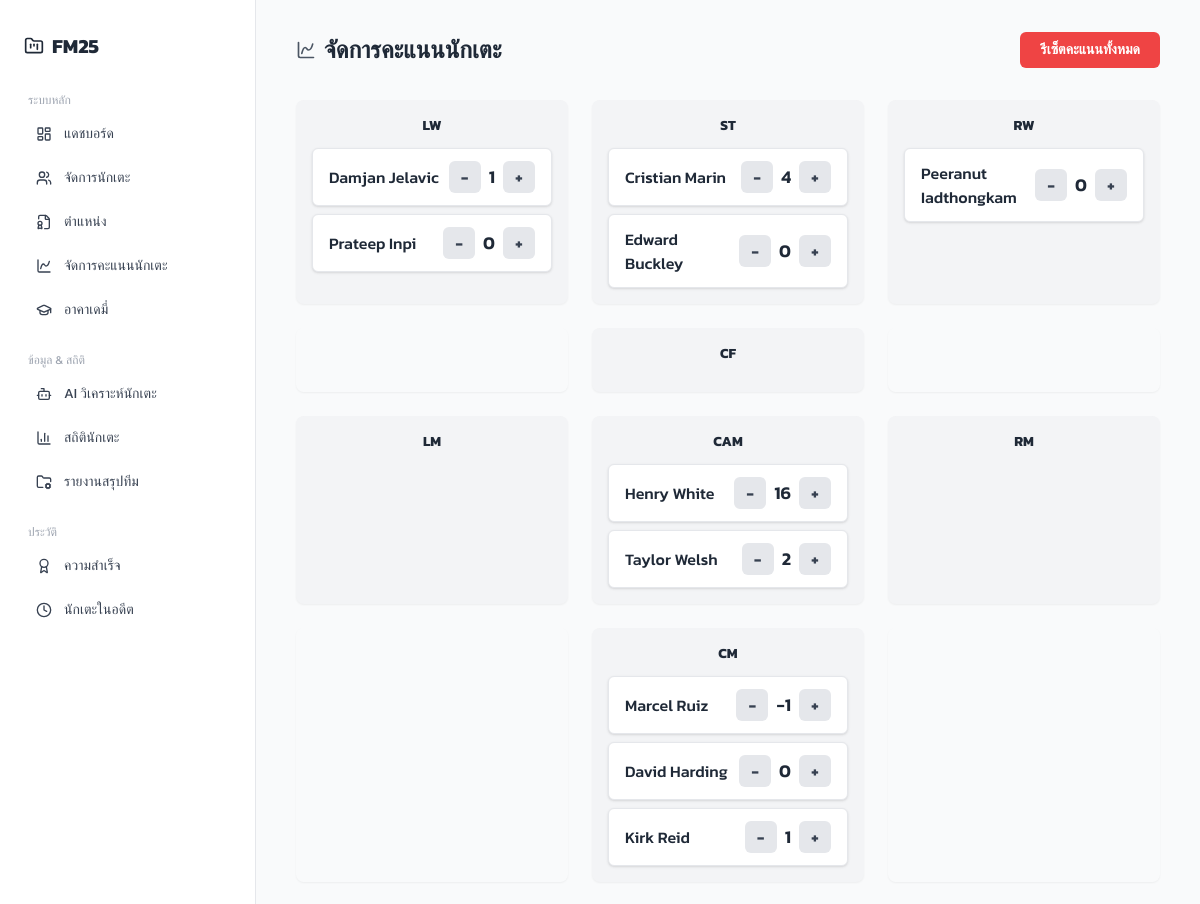
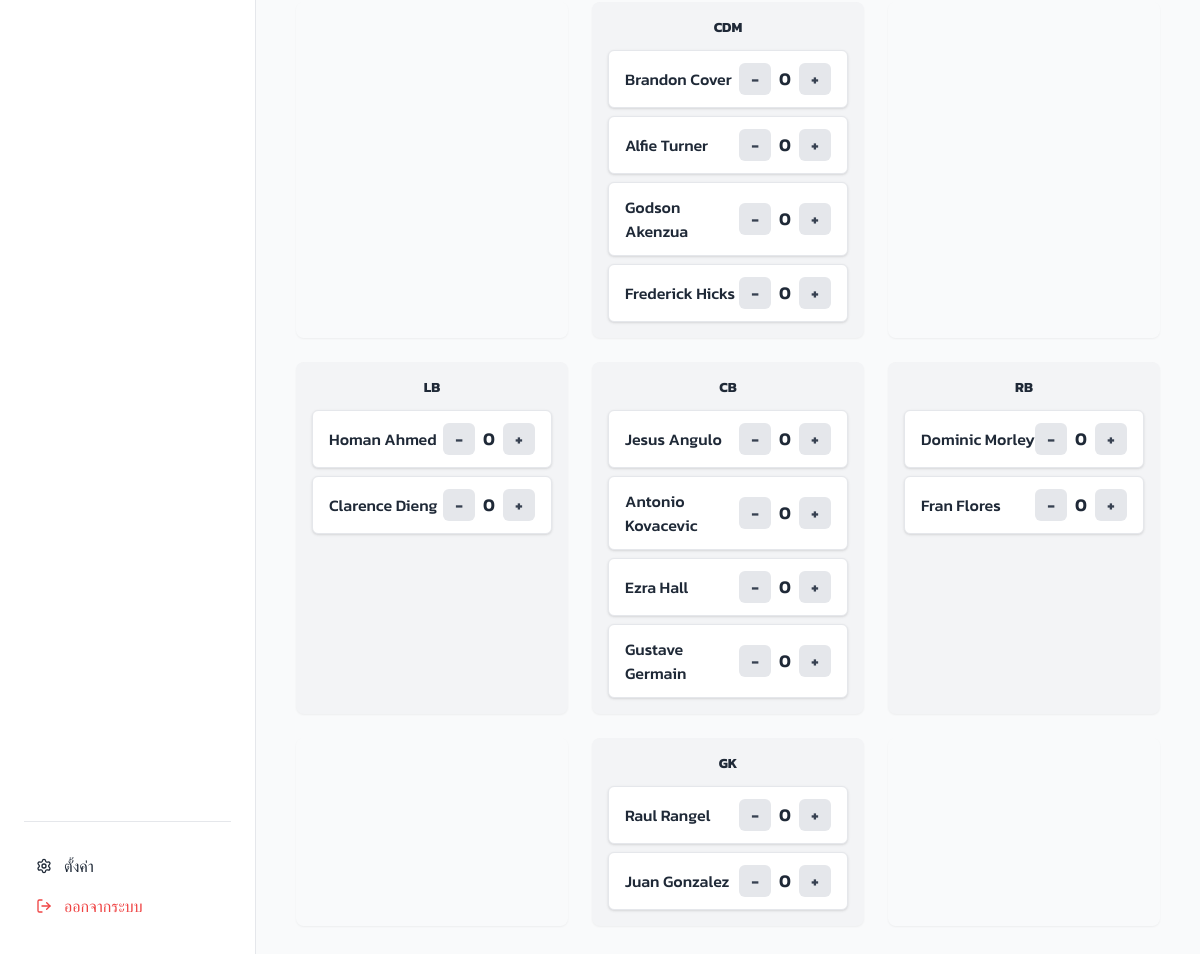
The app's page /pages/stats.php (signed in) with its own data (2 pictures, top to bottom).
### tables this page shows
CREATE TABLE `players` (
  `player_id` int(11) NOT NULL,
  `user_id` int(11) NOT NULL,
  `name` varchar(100) NOT NULL,
  `role` enum('crucial','important','rotation','sporadic','prospect') DEFAULT NULL,
  `position` enum('st','cf','lw','rw','lm','rm','cam','cm','cdm','cb','lb','rb','gk') DEFAULT NULL,
  `jersey_number` int(11) DEFAULT NULL,
  `status` enum('no','sell','for_loan','on_loan','in_loan') DEFAULT 'no',
  `injured` int(11) NOT NULL DEFAULT 0,
  `injured_count` int(11) DEFAULT 0,
  `performance_score` int(11) NOT NULL DEFAULT 0,
  `score_change` enum('increase','decrease','neutral') DEFAULT 'neutral',
  `change_count` int(11) DEFAULT 0
);

### pages/stats.php (the view, shortened to what this page needs)
<?php
include "../includes/db_config.php";
$user_id = $_SESSION['user_id'];
if ($conn instanceof PDO) {
    $query = $conn->prepare("
        SELECT * FROM Players
        WHERE user_id = ? AND status != 'on_loan'
        ORDER BY FIELD(COALESCE(role, 'prospect'), 'crucial', 'important', 'rotation', 'sporadic', 'prospect'), name ASC
    ");
    $query->execute([$user_id]);
    $players = $query->fetchAll(PDO::FETCH_ASSOC);
}
$positions = [
    ['lw', 'st', 'rw'],
    ['', 'cf', ''],
    ['lm', 'cam', 'rm'],
    ['', 'cm', ''],
    ['', 'cdm', ''],
    ['lb', 'cb', 'rb'],
    ['', 'gk', '']
];
?>
<!DOCTYPE html>
<html lang="th">
<head>
    <script src="https://cdn.tailwindcss.com"></script>
</head>
<body class="bg-gray-50 text-gray-800">
    <div class="flex h-screen overflow-hidden">
        <?php include '../includes/navbar.php'; ?>
        <main class="flex-1 overflow-y-auto px-10 py-8">
            <div class="flex justify-between items-center mb-8">
                <h1 class="text-2xl font-semibold flex items-center gap-2">
                    <i data-lucide="chart-spline" class="w-5 h-5 text-gray-600"></i> จัดการคะแนนนักเตะ
                </h1>
                <button id="reset-score"
                    class="bg-red-500 text-white px-5 py-2 rounded-md hover:bg-red-600 transition text-sm font-semibold">
                    รีเซ็ตคะแนนทั้งหมด
                </button>
            </div>
            <div class="grid grid-cols-3 gap-6">
                <?php foreach ($positions as $row): ?>
                    <?php foreach ($row as $pos): ?>
                        <div class="<?php echo $pos ? 'bg-gray-100' : 'bg-transparent'; ?> p-4 rounded-lg shadow-sm">
                            <?php if ($pos): ?>
                                <div class="text-center font-bold uppercase text-sm mb-3"><?php echo $pos; ?></div>
                                <div class="flex flex-col gap-2">
                                    <?php foreach ($players as $player): ?>
                                        <?php if ($player['position'] === $pos): ?>
                                            <div
                                                class="flex items-center justify-between bg-white border border-gray-200 shadow rounded-md px-4 py-3">
                                                <div class="text-gray-800 font-medium">
                                                    <?php echo $player['name']; ?>
                                                </div>
                                                <div class="flex items-center gap-2">
                                                    <button
                                                        class="decrease-score bg-gray-200 hover:bg-red-500 hover:text-white text-gray-700 font-bold w-8 h-8 rounded-md transition"
                                                        data-id="<?php echo $player['player_id']; ?>">−</button>
                                                    <span id="score-<?php echo $player['player_id']; ?>"
                                                        class="text-lg font-semibold text-gray-800 score"><?php echo $player['performance_score']; ?></span>
                                                    <button
                                                        class="increase-score bg-gray-200 hover:bg-green-500 hover:text-white text-gray-700 font-bold w-8 h-8 rounded-md transition"
                                                        data-id="<?php echo $player['player_id']; ?>">+</button>
                                                </div>
                                            </div>
                                        <?php endif; ?>
                                    <?php endforeach; ?>
                                </div>
                            <?php endif; ?>
                        </div>
                    <?php endforeach; ?>
                <?php endforeach; ?>
            </div>
        </main>
    </div>
</body>
</html>

### pages/stats.php (style rules this page uses)
body { font-family: 'Kanit', sans-serif; }

### records on screen
players: name "Damjan Jelavic", performance_score "1"
players: name "Prateep Inpi", performance_score "0"
players: name "Cristian Marin", performance_score "4"
players: name "Edward Buckley", performance_score "0"
players: name "Peeranut Iadthongkam", performance_score "0"
players: name "Henry White", performance_score "16"
players: name "Taylor Welsh", performance_score "2"
players: name "Marcel Ruiz", performance_score "-1"
players: name "David Harding", performance_score "0"
players: name "Kirk Reid", performance_score "1"
players: name "Brandon Cover", performance_score "0"
players: name "Alfie Turner", performance_score "0"
players: name "Godson Akenzua", performance_score "0"
players: name "Frederick Hicks", performance_score "0"
players: name "Homan Ahmed", performance_score "0"
players: name "Clarence Dieng", performance_score "0"
players: name "Jesus Angulo", performance_score "0"
players: name "Antonio Kovacevic", performance_score "0"
players: name "Ezra Hall", performance_score "0"
players: name "Gustave Germain", performance_score "0"
players: name "Dominic Morley", performance_score "0"
players: name "Fran Flores", performance_score "0"
players: name "Raul Rangel", performance_score "0"
players: name "Juan Gonzalez", performance_score "0"

### other values on screen
$pos "LW"
$pos "ST"
$pos "RW"
$pos "CF"
$pos "LM"
$pos "CAM"
$pos "RM"
$pos "CM"
$pos "CDM"
$pos "LB"
$pos "CB"
$pos "RB"
$pos "GK"
